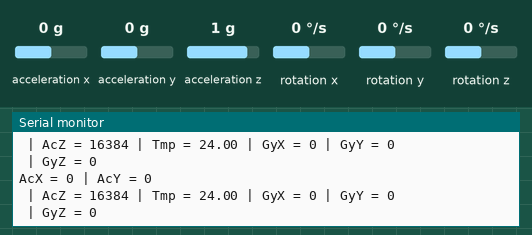
Simulated run of this sketch. Board: Arduino Uno, built with avr-gcc and run on an emulated ATmega328P. On the bench: the last lines printed to the serial monitor. Wiring (inferred from the names in the program): MPU-6050 motion sensor at I2C address 0x68. The inputs (shaded band) are chosen by the test bench; at power-on: acceleration x 0 g, acceleration y 0 g, acceleration z 1 g, rotation x 0 °/s, rotation y 0 °/s, rotation z 0 °/s.

Above: at 1.8 s.
1.9 s: acceleration x set to -1.4 g
At 2.9 s:
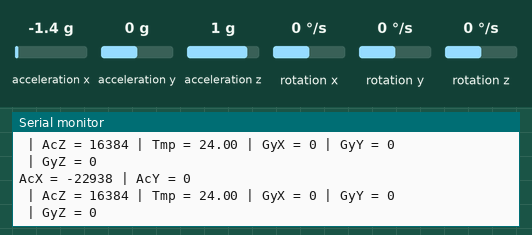
3.4 s: acceleration y set to -1.4 g
At 4.7 s:
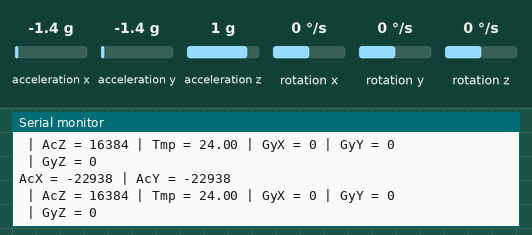
4.9 s: acceleration z set to -1.4 g
At 5.9 s:
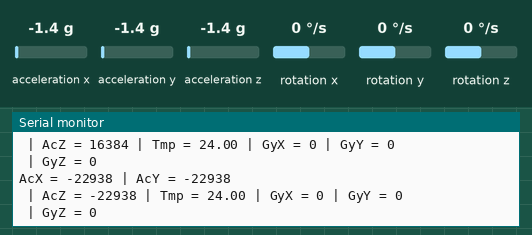
6.4 s: rotation x set to -192 °/s
At 7.7 s:
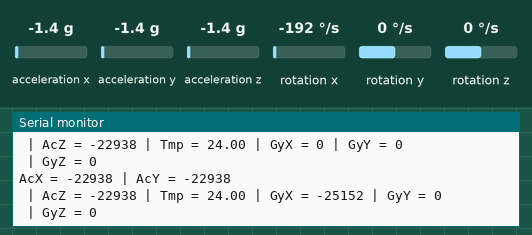
7.9 s: rotation y set to -192 °/s
At 9.1 s:
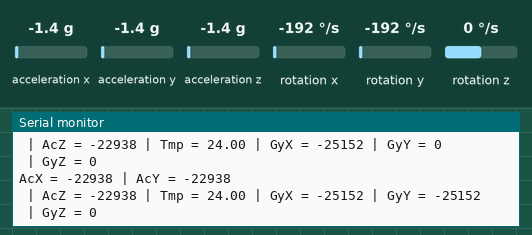

The sketch:

78_gy-521_MPU_6050_inertia_measurement_unit_sensor.ino
```cpp
// MPU6050 can be as a accelerometer, gyro, magnetomete and altimeter
// in gy-521 can also be used to measure temperature


#include <Wire.h>

// check datasheet 6.4
const int MPU_addr = 0x68;  // I2C address of MPU-6050
int16_t AcX, AcY, AcZ, Temp, GyX, GyY, GyZ;

void setup() {
  // put your setup code here, to run once:
  Wire.begin();
  Wire.beginTransmission(MPU_addr);

  // check MPU6050 register map page 8
  Wire.write(0x6B);   // PWR_MGMT_1 register

  // check MPU6050 register map page40
  Wire.write(0);  // set to zero to wake up MPU-6050 and clear up all the settings before
  Wire.endTransmission(true);   // true: tranmission finished
  Serial.begin(9600);
}

void loop() {
  // put your main code here, to run repeatedly:

  // the register accelerometer, gyro and temperature are all read-only
  Wire.beginTransmission(MPU_addr);
  // ACCEL_XOUT_H, accelerometer measurement
  // starting with register 0x38 (register 59)
  Wire.write(0x3B);   // check register map 4.17
  Wire.endTransmission(false);  // restart transmission -> Wire.beginTransmission(MPU_addr);

  // request 14 bit. 6 bits Acceleration, 2 Bits temperature, 6 bits gyroscope
  Wire.requestFrom(MPU_addr, 14, true); // true: stop sending message after the request, false: restart

  AcX=Wire.read()<<8|Wire.read(); // 0x3B (ACCEL_XOUT_H) & 0x3C (ACCEL_XOUT_L)
  AcY=Wire.read()<<8|Wire.read();  // 0x3D (ACCEL_YOUT_H) & 0x3E (ACCEL_YOUT_L)
  AcZ=Wire.read()<<8|Wire.read();  // 0x3F (ACCEL_ZOUT_H) & 0x40 (ACCEL_ZOUT_L)
  Temp=Wire.read()<<8|Wire.read();  // 0x41 (TEMP_OUT_H) & 0x42 (TEMP_OUT_L), check register map 4.18
  GyX=Wire.read()<<8|Wire.read();  // 0x43 (GYRO_XOUT_H) & 0x44 (GYRO_XOUT_L)
  GyY=Wire.read()<<8|Wire.read();  // 0x45 (GYRO_YOUT_H) & 0x46 (GYRO_YOUT_L)
  GyZ=Wire.read()<<8|Wire.read();  // 0x47 (GYRO_ZOUT_H) & 0x48 (GYRO_ZOUT_L), check register map 4.19

  Serial.print("AcX = "); Serial.print(AcX);
  Serial.print(" | AcY = "); Serial.println(AcY);
  Serial.print(" | AcZ = "); Serial.print(AcZ);
  Serial.print(" | Tmp = "); Serial.print(Temp/340.00+36.53);  // check register map 4.18
  Serial.print(" | GyX = "); Serial.print(GyX);
  Serial.print(" | GyY = "); Serial.println(GyY);
  Serial.print(" | GyZ = "); Serial.println(GyZ);
  delay(1000);

}
```

Measured:
- after the input at 1.9 s, the serial monitor: prints a new line after 0.14 s (image 1)
- after the input at 3.4 s, the serial monitor: prints a new line after 0.69 s (image 2)
- after the input at 4.9 s, the serial monitor: prints a new line after 0.25 s (image 3)
- after the input at 6.4 s, the serial monitor: prints a new line after 0.81 s (image 4)
- after the input at 7.9 s, the serial monitor: prints a new line after 0.34 s (image 5)
